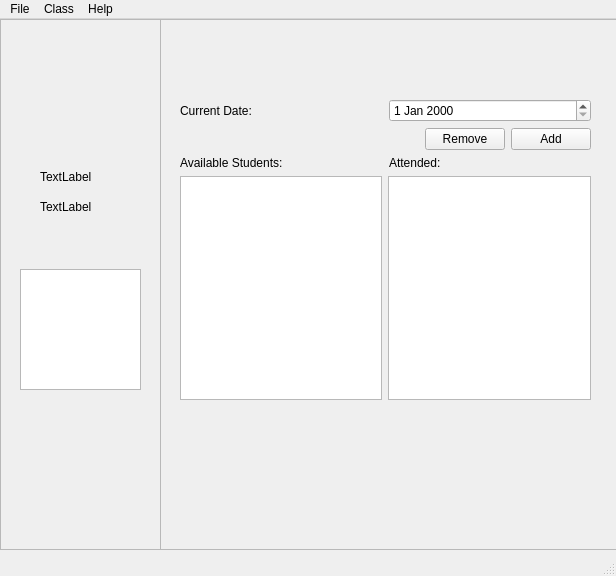
<?xml version="1.0" encoding="UTF-8"?>
<ui version="4.0">
 <class>MainWindow</class>
 <widget class="QMainWindow" name="MainWindow">
  <property name="geometry">
   <rect>
    <x>0</x>
    <y>0</y>
    <width>616</width>
    <height>576</height>
   </rect>
  </property>
  <property name="windowTitle">
   <string>Attendance</string>
  </property>
  <widget class="QWidget" name="centralwidget">
   <widget class="QFrame" name="frame">
    <property name="geometry">
     <rect>
      <x>160</x>
      <y>0</y>
      <width>461</width>
      <height>531</height>
     </rect>
    </property>
    <property name="frameShape">
     <enum>QFrame::StyledPanel</enum>
    </property>
    <property name="frameShadow">
     <enum>QFrame::Raised</enum>
    </property>
    <widget class="QWidget" name="">
     <property name="geometry">
      <rect>
       <x>20</x>
       <y>80</y>
       <width>411</width>
       <height>301</height>
      </rect>
     </property>
     <layout class="QVBoxLayout" name="verticalLayout">
      <item>
       <layout class="QHBoxLayout" name="horizontalLayout">
        <item>
         <widget class="QLabel" name="dateLabel">
          <property name="text">
           <string>Current Date:</string>
          </property>
         </widget>
        </item>
        <item>
         <widget class="QDateEdit" name="dateEdit"/>
        </item>
       </layout>
      </item>
      <item>
       <layout class="QHBoxLayout" name="horizontalLayout_2">
        <item>
         <spacer name="horizontalSpacer">
          <property name="orientation">
           <enum>Qt::Horizontal</enum>
          </property>
          <property name="sizeHint" stdset="0">
           <size>
            <width>40</width>
            <height>20</height>
           </size>
          </property>
         </spacer>
        </item>
        <item>
         <widget class="QPushButton" name="removeButton">
          <property name="text">
           <string>Remove</string>
          </property>
         </widget>
        </item>
        <item>
         <widget class="QPushButton" name="addButton">
          <property name="text">
           <string>Add</string>
          </property>
         </widget>
        </item>
       </layout>
      </item>
      <item>
       <layout class="QHBoxLayout" name="horizontalLayout_4">
        <item>
         <widget class="QLabel" name="availLabel">
          <property name="text">
           <string>Available Students:</string>
          </property>
         </widget>
        </item>
        <item>
         <widget class="QLabel" name="AttendLabel">
          <property name="text">
           <string>Attended:</string>
          </property>
         </widget>
        </item>
       </layout>
      </item>
      <item>
       <layout class="QHBoxLayout" name="horizontalLayout_3">
        <item>
         <widget class="QTableView" name="availTableView"/>
        </item>
        <item>
         <widget class="QTableView" name="AttendTableView"/>
        </item>
       </layout>
      </item>
     </layout>
    </widget>
   </widget>
   <widget class="QFrame" name="frame_2">
    <property name="geometry">
     <rect>
      <x>0</x>
      <y>0</y>
      <width>161</width>
      <height>531</height>
     </rect>
    </property>
    <property name="frameShape">
     <enum>QFrame::StyledPanel</enum>
    </property>
    <property name="frameShadow">
     <enum>QFrame::Raised</enum>
    </property>
    <widget class="QLabel" name="label_2">
     <property name="geometry">
      <rect>
       <x>40</x>
       <y>150</y>
       <width>62</width>
       <height>16</height>
      </rect>
     </property>
     <property name="text">
      <string>TextLabel</string>
     </property>
    </widget>
    <widget class="QLabel" name="label_3">
     <property name="geometry">
      <rect>
       <x>40</x>
       <y>180</y>
       <width>62</width>
       <height>16</height>
      </rect>
     </property>
     <property name="text">
      <string>TextLabel</string>
     </property>
    </widget>
    <widget class="QTreeView" name="treeView">
     <property name="geometry">
      <rect>
       <x>20</x>
       <y>250</y>
       <width>121</width>
       <height>121</height>
      </rect>
     </property>
    </widget>
   </widget>
  </widget>
  <widget class="QMenuBar" name="menubar">
   <property name="geometry">
    <rect>
     <x>0</x>
     <y>0</y>
     <width>616</width>
     <height>22</height>
    </rect>
   </property>
   <widget class="QMenu" name="menuFile">
    <property name="title">
     <string>File</string>
    </property>
    <addaction name="actionNew_Class_Database"/>
    <addaction name="actionOpen_Class_Database"/>
   </widget>
   <widget class="QMenu" name="menuClass">
    <property name="title">
     <string>Class</string>
    </property>
    <addaction name="actionAdd_Student"/>
    <addaction name="actionRemove_Students"/>
   </widget>
   <widget class="QMenu" name="menuHelp">
    <property name="title">
     <string>Help</string>
    </property>
    <addaction name="actionAbout"/>
   </widget>
   <addaction name="menuFile"/>
   <addaction name="menuClass"/>
   <addaction name="menuHelp"/>
  </widget>
  <widget class="QStatusBar" name="statusbar"/>
  <action name="actionNew_Class_Database">
   <property name="text">
    <string>New Class Database</string>
   </property>
  </action>
  <action name="actionOpen_Class_Database">
   <property name="text">
    <string>Open Class Database</string>
   </property>
  </action>
  <action name="actionAdd_Student">
   <property name="text">
    <string>Add Student</string>
   </property>
  </action>
  <action name="actionRemove_Students">
   <property name="text">
    <string>Remove Student</string>
   </property>
  </action>
  <action name="actionAbout">
   <property name="text">
    <string>About</string>
   </property>
  </action>
 </widget>
 <resources/>
 <connections/>
</ui>
